Frame 1 (no input): blank canvas, image omitted
Frame 60 (the mouse pressed at the canvas centre just before this capture): blank canvas, image omitted
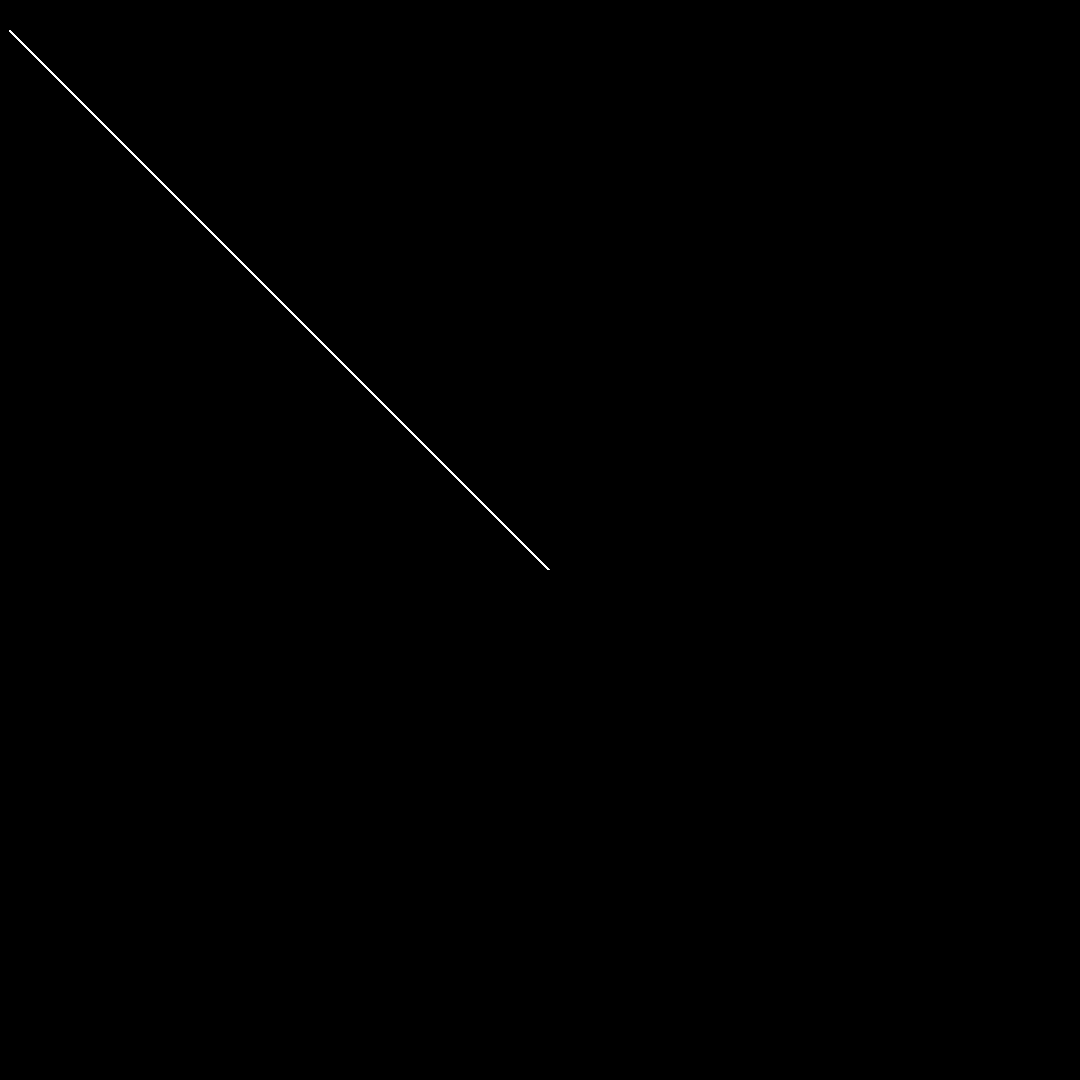
Frame 120 (the mouse held since frame 60 and released just before this capture)

The Processing sketch whose frames 1 and 60 were blank and that drew this single picture after the mouse press (run headless with seeded random() and noise(); from frame 60 on, the mouse is pressed at the canvas centre):

// Processing sketch: PGraphics_01
// ── PGraphics_01.pde
PGraphics pg;
PGraphics pg2;

boolean hideOne;
void setup() {
  
  surface.setLocation(0,0);
  
  size(1080, 1080);
  pg = createGraphics(1080, height/2);
  pg2 = createGraphics(1080, height/2);
  
  hideOne = false;
}

void draw() {
  background(0);
  pg.beginDraw();
    //pg.background(100);
    pg.stroke(255);
    pg.line(20, 20, mouseX, mouseY);
  pg.endDraw();
  
  pg2.beginDraw();
    pg2.background(100);
    pg2.stroke(255);
    pg2.circle(width*0.5, height*0.5, 100);
  pg2.endDraw();
  
  if(hideOne == false) {
    image(pg, 9, 30); 
  }
  
  //image(pg, 51, 30);
}

void keyPressed() {
  
 if(key == '1') {
   if(hideOne == false) {
     hideOne = true;
   }else{
     hideOne = false;
   }
   
   
   
 }
}
